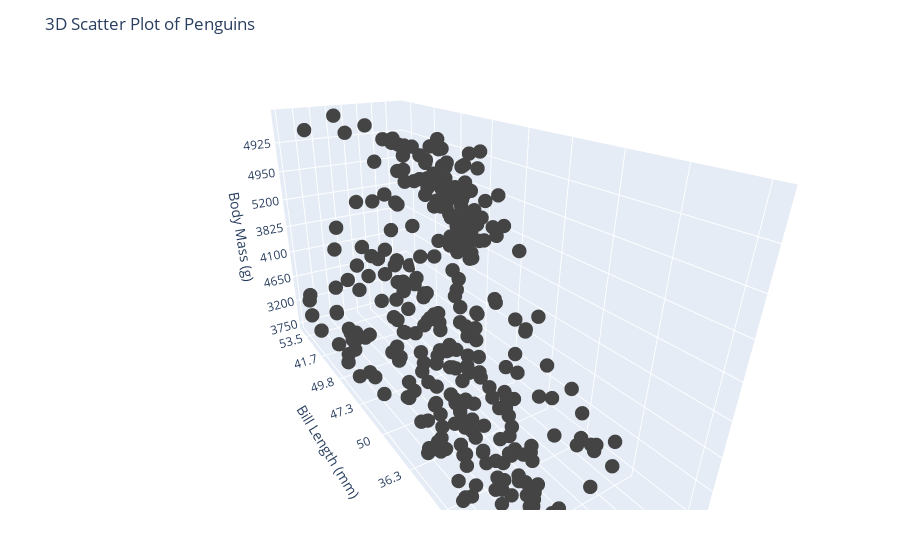

Source (notebook cell):
### Code cell
# Optionally handle missing data with Interpolation (use only if necessary)
function interpolate_column(col)
    idx = findall(!ismissing, col)  # Find indices of non-missing values
    itp = LinearInterpolation(idx, col[idx], extrapolation_bc = Line())  # Linear interpolation
    col = itp.(1:length(col))  # Apply interpolation to the whole column
end

# Optionally interpolate missing values in relevant columns
# Uncomment the next lines if you need to interpolate missing data
# penguins.flipper_length_mm = interpolate_column(penguins.flipper_length_mm)
# penguins.bill_length_mm = interpolate_column(penguins.bill_length_mm)
# penguins.body_mass_g = interpolate_column(penguins.body_mass_g)

# Create the 3D scatter plot
scatter3d_penguins = scatter3d(
    x = penguins.flipper_length_mm,  # X-axis: Flipper Length
    y = penguins.bill_length_mm,     # Y-axis: Bill Length
    z = penguins.body_mass_g,        # Z-axis: Body Mass
    mode = "markers",
    marker = attr(
        size = 5,
        color = penguins.species,    # Color by species
        colorscale = "Viridis"       # Color scale
    ),
    text = string.("Species: ", penguins.species, "<br>",
                   "Flipper Length (mm): ", penguins.flipper_length_mm, "<br>",
                   "Bill Length (mm): ", penguins.bill_length_mm, "<br>",
                   "Body Mass (g): ", penguins.body_mass_g)  # Hover text
)

# Define layout for the 3D plot
layout_penguins = Layout(
    title = "3D Scatter Plot of Penguins",
    scene = attr(
        xaxis = attr(title = "Flipper Length (mm)"),
        yaxis = attr(title = "Bill Length (mm)"),
        zaxis = attr(title = "Body Mass (g)")
    ),
    legend = attr(title = attr(text = "Species"))
)

# Plot the figure
plot(scatter3d_penguins, layout_penguins)

### Figure 1 — Plotly figure (JSON) as saved in the notebook; plotly's stock layout.template omitted (floating-point values rounded to 4 significant figures; data arrays with more than 128 entries replaced by an {"elided": "..."} marker saying what was removed)
{"data": [{"marker": {"color": {"elided": "344 str values"}, "colorscale": "Viridis", "size": 5}, "mode": "markers", "text": {"elided": "344 str values"}, "type": "scatter3d", "x": {"elided": "344 str values"}, "y": {"elided": "344 str values"}, "z": {"elided": "344 str values"}}], "layout": {"autosize": true, "legend": {"title": {"text": "Species"}}, "margin": {"b": 50, "l": 50, "r": 50, "t": 60}, "scene": {"aspectmode": "auto", "aspectratio": {"x": 0.5811, "y": 1.733, "z": 0.9932}, "camera": {"center": {"x": 0, "y": 0, "z": 0}, "eye": {"x": -0.8944, "y": -1.406, "z": 0.7823}, "projection": {"type": "perspective"}, "up": {"x": 0, "y": 0, "z": 1}}, "xaxis": {"title": {"text": "Flipper Length (mm)"}, "type": "category"}, "yaxis": {"title": {"text": "Bill Length (mm)"}, "type": "category"}, "zaxis": {"title": {"text": "Body Mass (g)"}, "type": "category"}}, "title": {"text": "3D Scatter Plot of Penguins"}}}
